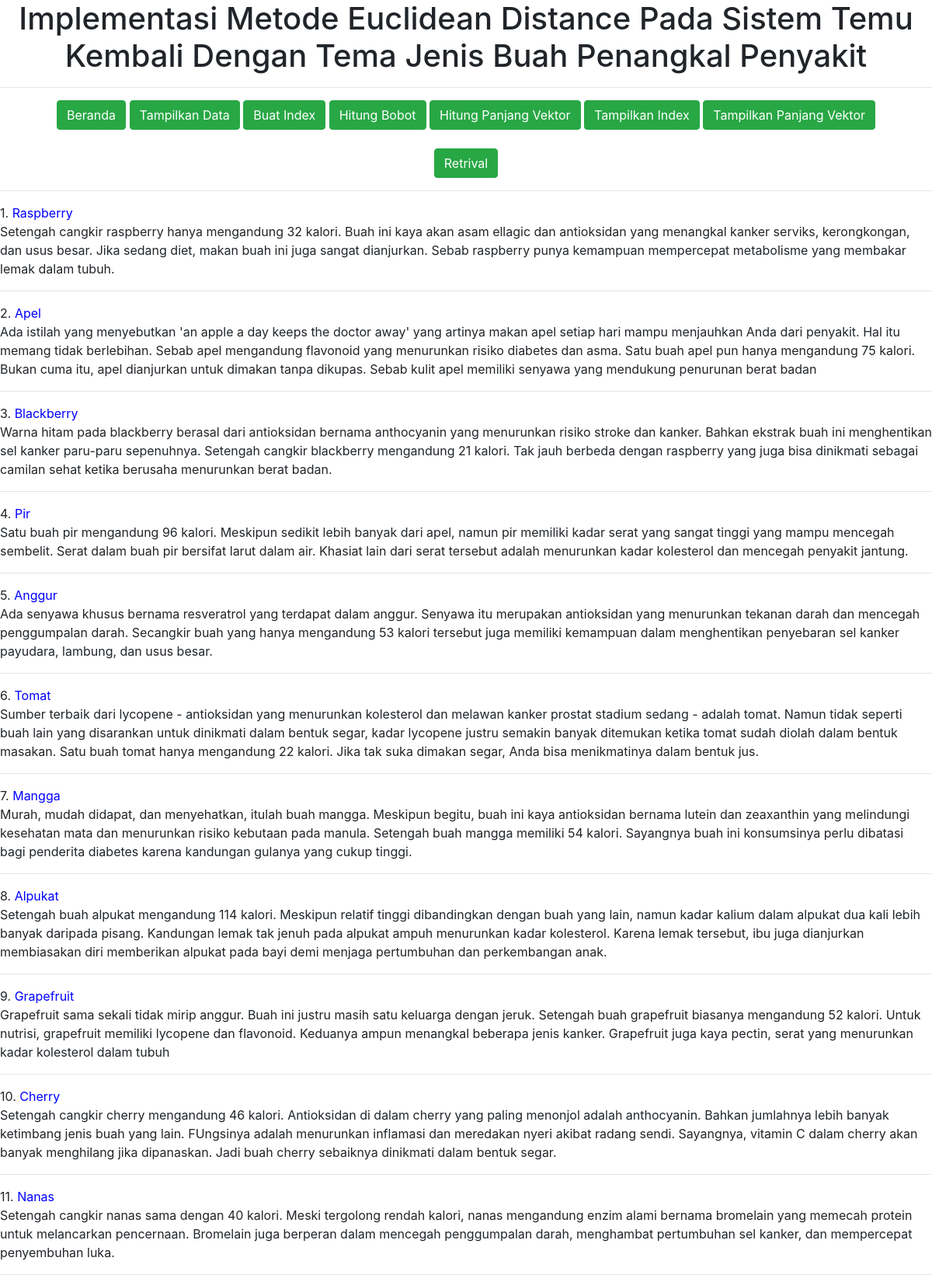
The page /index.php?act=corpus (upper part) on the database its author committed.
### tables this page shows
CREATE TABLE `tbberita` (
  `Id` int(11) NOT NULL,
  `Judul` varchar(100) NOT NULL,
  `Berita` text NOT NULL
);

### index.php (the view, shortened to what this page needs)
<head>
    <link href="css/bootstrap.min.css" rel="stylesheet">
</head>
<body>
<h1 align=center>Implementasi Metode Euclidean Distance Pada Sistem Temu Kembali Dengan Tema Jenis Buah Penangkal Penyakit</h1>
<hr>
<div align=center>
<div class="container">
<a href="index.php" class="btn btn-success">Beranda</a>
<a href="index.php?act=corpus" class="btn btn-success">Tampilkan Data</a>
<a href="index.php?act=indexing" class="btn btn-success">Buat Index</a>
<a href="index.php?act=bobot" class="btn btn-success">Hitung Bobot</a>
<a href="index.php?act=panjangvektor" class="btn btn-success">Hitung Panjang Vektor</a>
<a href="index.php?act=showindex" class="btn btn-success">Tampilkan Index</a>
<a href="index.php?act=showvektor" class="btn btn-success">Tampilkan Panjang Vektor</a>
<br/>
<br/>
<a href="index.php?act=retrieve" class="btn btn-success">Retrival</a>
</div>
</div>
<hr />
<?php
include 'fungsi.php';
$apa = @$_GET["act"];
if ($apa == "corpus") {
	$result = mysqli_query($con,"SELECT * FROM tbberita ORDER BY Id");
	while($row = mysqli_fetch_array($result)) {
		echo $row['Id'] . ". <font color =blue>" . $row['Judul'] . "</font><br />" . $row['Berita'];
		echo "<hr />";
	}
}
?>
</body>

### rows shown on the page
tbberita: Id "1", Judul "Raspberry", Berita "Setengah cangkir raspberry hanya mengandung 32 kalori. Buah ini kaya akan asam ellagic dan antioksidan yang menangkal kanker serviks, kerongkongan, dan usus besar. Jika sedang diet, makan buah ini juga sangat dianjurkan. Sebab raspberry punya kemampuan mempercepat metabolisme yang membakar lemak dalam tubuh."
tbberita: Id "2", Judul "Apel", Berita "Ada istilah yang menyebutkan 'an apple a day keeps the doctor away' yang artinya makan apel setiap hari mampu menjauhkan Anda dari penyakit. Hal itu memang tidak berlebihan. Sebab apel mengandung flavonoid yang menurunkan risiko diabetes dan asma. Satu buah apel pun hanya mengandung 75 kalori. Bukan cuma itu, apel dianjurkan untuk dimakan tanpa dikupas. Sebab kulit apel memiliki senyawa yang mendukung penurunan berat badan"
tbberita: Id "3", Judul "Blackberry", Berita "Warna hitam pada blackberry berasal dari antioksidan bernama anthocyanin yang menurunkan risiko stroke dan kanker. Bahkan ekstrak buah ini menghentikan sel kanker paru-paru sepenuhnya. Setengah cangkir blackberry mengandung 21 kalori. Tak jauh berbeda dengan raspberry yang juga bisa dinikmati sebagai camilan sehat ketika berusaha menurunkan berat badan."
tbberita: Id "4", Judul "Pir", Berita "Satu buah pir mengandung 96 kalori. Meskipun sedikit lebih banyak dari apel, namun pir memiliki kadar serat yang sangat tinggi yang mampu mencegah sembelit. Serat dalam buah pir bersifat larut dalam air. Khasiat lain dari serat tersebut adalah menurunkan kadar kolesterol dan mencegah penyakit jantung."
tbberita: Id "5", Judul "Anggur", Berita "Ada senyawa khusus bernama resveratrol yang terdapat dalam anggur. Senyawa itu merupakan antioksidan yang menurunkan tekanan darah dan mencegah penggumpalan darah. Secangkir buah yang hanya mengandung 53 kalori tersebut juga memiliki kemampuan dalam menghentikan penyebaran sel kanker payudara, lambung, dan usus besar."
tbberita: Id "6", Judul "Tomat", Berita "Sumber terbaik dari lycopene - antioksidan yang menurunkan kolesterol dan melawan kanker prostat stadium sedang - adalah tomat. Namun tidak seperti buah lain yang disarankan untuk dinikmati dalam bentuk segar, kadar lycopene justru semakin banyak ditemukan ketika tomat sudah diolah dalam bentuk masakan. Satu buah tomat hanya mengandung 22 kalori. Jika tak suka dimakan segar, Anda bisa menikmatinya dalam bentuk jus."
tbberita: Id "7", Judul "Mangga", Berita "Murah, mudah didapat, dan menyehatkan, itulah buah mangga. Meskipun begitu, buah ini kaya antioksidan bernama lutein dan zeaxanthin yang melindungi kesehatan mata dan menurunkan risiko kebutaan pada manula. Setengah buah mangga memiliki 54 kalori. Sayangnya buah ini konsumsinya perlu dibatasi bagi penderita diabetes karena kandungan gulanya yang cukup tinggi."
tbberita: Id "8", Judul "Alpukat", Berita "Setengah buah alpukat mengandung 114 kalori. Meskipun relatif tinggi dibandingkan dengan buah yang lain, namun kadar kalium dalam alpukat dua kali lebih banyak daripada pisang. Kandungan lemak tak jenuh pada alpukat ampuh menurunkan kadar kolesterol. Karena lemak tersebut, ibu juga dianjurkan membiasakan diri memberikan alpukat pada bayi demi menjaga pertumbuhan dan perkembangan anak."
tbberita: Id "9", Judul "Grapefruit", Berita "Grapefruit sama sekali tidak mirip anggur. Buah ini justru masih satu keluarga dengan jeruk. Setengah buah grapefruit biasanya mengandung 52 kalori. Untuk nutrisi, grapefruit memiliki lycopene dan flavonoid. Keduanya ampun menangkal beberapa jenis kanker. Grapefruit juga kaya pectin, serat yang menurunkan kadar kolesterol dalam tubuh"
tbberita: Id "10", Judul "Cherry", Berita "Setengah cangkir cherry mengandung 46 kalori. Antioksidan di dalam cherry yang paling menonjol adalah anthocyanin. Bahkan jumlahnya lebih banyak ketimbang jenis buah yang lain. FUngsinya adalah menurunkan inflamasi dan meredakan nyeri akibat radang sendi. Sayangnya, vitamin C dalam cherry akan banyak menghilang jika dipanaskan. Jadi buah cherry sebaiknya dinikmati dalam bentuk segar."
tbberita: Id "11", Judul "Nanas", Berita "Setengah cangkir nanas sama dengan 40 kalori. Meski tergolong rendah kalori, nanas mengandung enzim alami bernama bromelain yang memecah protein untuk melancarkan pencernaan. Bromelain juga berperan dalam mencegah penggumpalan darah, menghambat pertumbuhan sel kanker, dan mempercepat penyembuhan luka."
